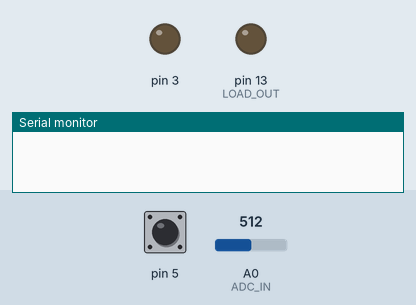
A sketch run on a simulated Arduino Uno, built with avr-gcc and run on an emulated ATmega328P. Shown: output pins drawn as LEDs (lit = HIGH), the last lines printed to the serial monitor. The inputs (shaded band) are chosen by the test bench; at power-on: A0 (ADC_IN) = 512, pin 5 HIGH.

Above: at 1.2 s.
1.3 s: A0 (ADC_IN) set to 34
3.5 s: A0 (ADC_IN) set to 27
At 4.5 s:
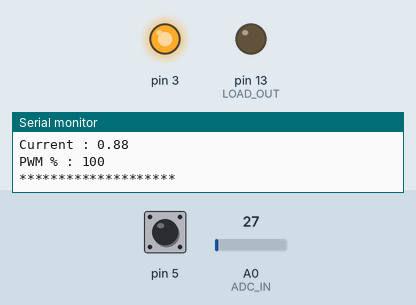
Timing chart, 0 to 6.5 s (numbered marks = the images above; inputs shaded):
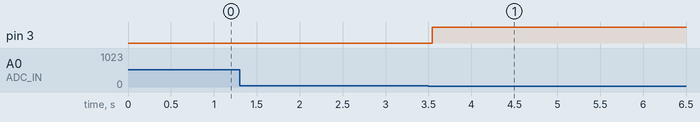

Measured:
- the behaviour switches between 31 and 30 on A0 (ADC_IN) (found by bisection; images 0 and 1)
- after the input at 3.5 s, pin 3: LOW → HIGH at once

The sketch:

Charger.ino
```cpp
#include <GyverButton.h>

#define LOAD_OUT 13
#define CHARGE_OUT 3  //Timer2_B
#define SWITCH 5
#define ADC_IN A0
#define CURRENT 0
#define VOLTAGE 1
#define LED 13

#define VREF 5        //V
#define DIV_R1 23800  //betwen "+" and POWER_SENS
#define DIV_R2 9920   //betwen "-" and POWER_SENS
#define CUR_R  0.15   //Om

//Steps
#define CHARGE_1 0
#define REST 1
#define CHARGE_2 2
#define DISCHARGE 3

#define CHARGE_TIME 28800000   //8 hours
#define REST_TIME 115200000    //24 hours
#define VOLTAGE_LIMIT 9.0      //Dischrge threshold
#define CURRENT_1 1.0  //A
#define CURRENT_2 2.0  //A


constexpr float vFactor = ((((float)DIV_R1 + DIV_R2) / DIV_R2) * VREF) / 1024;
constexpr float cFactor = (float)VREF / 1024 / CUR_R;

byte curState = CHARGE_1;
unsigned long lastTime = 0;
unsigned long showTime = 0;
bool change = false;

GButton btn(SWITCH);


void startPWM() {
  DDRD |= 1 << 3;
}

void stopPWM() {
  DDRD &= !(1 << 3);
}

void upPWM() {
  OCR2B == 255 ? 0 : OCR2B++;
}

void downPWM() {
  OCR2B ? OCR2B-- : 0 ;
}

void setup() {
  Serial.begin(9600);

  //Config timer
  OCR2B = 0;
  TCCR2A |= 1 << COM2B1 | 0 << COM2B0 | 1 << WGM21 | 1 << WGM20;
  TCCR2B |= 0 << WGM22 | 1 << CS22 | 1 << CS21 | 0 << CS20;


  analogReference(DEFAULT);  //Set VREF 5v

  pinMode(LOAD_OUT, OUTPUT);
  pinMode(13, OUTPUT);
  digitalWrite(LOAD_OUT, 0);
  startPWM();
}


void loop() {
  unsigned long curTime  = millis();  //Get current time;
  float voltage;
  float current;
  btn.tick();

  if (btn.isClick()) {
    change = true;
    lastTime = curTime;
  }

  if (curState == DISCHARGE) {
    voltage = (float)analogRead(ADC_IN) * vFactor;
  } else {
    current = (float)analogRead(ADC_IN) * cFactor;

  }
  if (curTime - showTime > 2000) {
    showTime = curTime;
    uint32_t sec = curTime / 1000ul;      // полное количество секунд

    Serial.print("MODE : ");
    Serial.println(curState == CHARGE_1 ? "Charge 1" : curState == REST ? "REST" : curState == CHARGE_2 ? "Charge 2" : "Discharge");
    Serial.print("Time : ");  // Время
    Serial.print((sec / 3600ul));  // h
    Serial.print(":");
    Serial.print((sec % 3600ul) / 60ul); // m
    Serial.print(":");
    Serial.print((sec % 3600ul) % 60ul); // s
    sec = sec - (lastTime / 1000);
    Serial.print("    Mode time : ");  // Время
    Serial.print((sec / 3600ul));  // h
    Serial.print(":");
    Serial.print((sec % 3600ul) / 60ul); // m
    Serial.print(":");
    Serial.println((sec % 3600ul) % 60ul); // s

    if (curState == DISCHARGE) {
      Serial.print("vFactor : ");
      Serial.println(vFactor);
      Serial.print("Voltage : ");
      Serial.println(voltage);
    } else {
      Serial.print("cFactor : ");
      Serial.println(cFactor);
      Serial.print("Current : ");
      Serial.println(current);
      Serial.print("PWM % : ");
      Serial.println(OCR2B * 100 / 255);
    }
    Serial.println("********************");
  }

  /*Serial.print("Status : ");
    Serial.println(curState);
    Serial.print("vFactor : ");
    Serial.println(vFactor);
    Serial.print("Voltage : ");
    Serial.println(voltage);
    Serial.print("Current : ");
    Serial.println(current);
    Serial.print("Time : ");
    Serial.println(curTime / 1000);
    Serial.print("Compare register : ");
    Serial.println(OCR2B);
    Serial.println("********************");
    Serial.println("********************");
    delay(1000);*/

  switch (curState) {
    case CHARGE_1: {
        if (current < CURRENT_1) {
          upPWM();
        } else {
          downPWM();
        }
        if (curTime - lastTime >  CHARGE_TIME) {
          change = true;
          lastTime = curTime;
        }
        if (change) {
          change = false;
          curState = REST;
          stopPWM();
        }
        break;
      }

    case REST: {
        //do nothing
        if (curTime - lastTime >  REST_TIME) {
          change = true;
          lastTime = curTime;
        }
        if (change) {
          change = false;
          curState = CHARGE_2;
          startPWM();
        }
        break;
      }

    case CHARGE_2: {
        if (current < CURRENT_2) {
          upPWM();
        } else {
          downPWM();
        }
        if (curTime - lastTime >  CHARGE_TIME) {
          change = true;
          lastTime = curTime;
        }
        if (change) {
          change = false;
          curState = DISCHARGE;
          stopPWM();
        }
        break;
      }

    case DISCHARGE: {
        //do something
        digitalWrite(LOAD_OUT, 1);//Discharge on
        if (voltage <  VOLTAGE_LIMIT) {
          change = true;
          lastTime = curTime;
          }
        if (change) {
          change = false;
          curState = CHARGE_1;
          digitalWrite(LOAD_OUT, 0); //Discharge off
          startPWM();
        }
        break;
      }
  }
}
```
